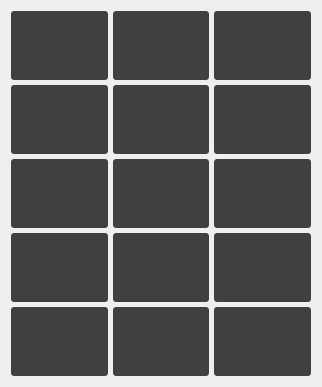
              <widget class="QWidget" name="scrollAreaWidgetContents_trans1">
               <property name="geometry">
                <rect>
                 <x>0</x>
                 <y>0</y>
                 <width>322</width>
                 <height>383</height>
                </rect>
               </property>
               <layout class="QGridLayout" name="gridLayout_trans1">
                <property name="spacing">
                 <number>5</number>
                </property>
                <item row="0" column="2">
                 <widget class="QPushButton" name="trans1_3">
                  <property name="sizePolicy">
                   <sizepolicy hsizetype="Fixed" vsizetype="Fixed">
                    <horstretch>0</horstretch>
                    <verstretch>0</verstretch>
                   </sizepolicy>
                  </property>
                  <property name="minimumSize">
                   <size>
                    <width>64</width>
                    <height>69</height>
                   </size>
                  </property>
                  <property name="maximumSize">
                   <size>
                    <width>120</width>
                    <height>90</height>
                   </size>
                  </property>
                  <property name="styleSheet">
                   <string notr="true">background-color: #404040; border-radius: 3px;</string>
                  </property>
                  <property name="text">
                   <string/>
                  </property>
                  <property name="flat">
                   <bool>true</bool>
                  </property>
                 </widget>
                </item>
                <item row="2" column="0">
                 <widget class="QPushButton" name="pushButton">
                  <property name="minimumSize">
                   <size>
                    <width>64</width>
                    <height>69</height>
                   </size>
                  </property>
                  <property name="maximumSize">
                   <size>
                    <width>120</width>
                    <height>90</height>
                   </size>
                  </property>
                  <property name="styleSheet">
                   <string notr="true">background-color: #404040; border-radius: 3px;</string>
                  </property>
                  <property name="text">
                   <string/>
                  </property>
                 </widget>
                </item>
                <item row="1" column="0">
                 <widget class="QPushButton" name="trans1_4">
                  <property name="sizePolicy">
                   <sizepolicy hsizetype="Fixed" vsizetype="Fixed">
                    <horstretch>0</horstretch>
                    <verstretch>0</verstretch>
                   </sizepolicy>
                  </property>
                  <property name="minimumSize">
                   <size>
                    <width>64</width>
                    <height>69</height>
                   </size>
                  </property>
                  <property name="maximumSize">
                   <size>
                    <width>120</width>
                    <height>90</height>
                   </size>
                  </property>
                  <property name="styleSheet">
                   <string notr="true">background-color: #404040; border-radius: 3px;</string>
                  </property>
                  <property name="text">
                   <string/>
                  </property>
                  <property name="flat">
                   <bool>true</bool>
                  </property>
                 </widget>
                </item>
                <item row="2" column="1">
                 <widget class="QPushButton" name="pushButton_2">
                  <property name="minimumSize">
                   <size>
                    <width>64</width>
                    <height>69</height>
                   </size>
                  </property>
                  <property name="maximumSize">
                   <size>
                    <width>120</width>
                    <height>90</height>
                   </size>
                  </property>
                  <property name="styleSheet">
                   <string notr="true">background-color: #404040; border-radius: 3px;</string>
                  </property>
                  <property name="text">
                   <string/>
                  </property>
                 </widget>
                </item>
                <item row="1" column="1">
                 <widget class="QPushButton" name="trans1_5">
                  <property name="sizePolicy">
                   <sizepolicy hsizetype="Fixed" vsizetype="Fixed">
                    <horstretch>0</horstretch>
                    <verstretch>0</verstretch>
                   </sizepolicy>
                  </property>
                  <property name="minimumSize">
                   <size>
                    <width>64</width>
                    <height>69</height>
                   </size>
                  </property>
                  <property name="maximumSize">
                   <size>
                    <width>120</width>
                    <height>90</height>
                   </size>
                  </property>
                  <property name="styleSheet">
                   <string notr="true">background-color: #404040; border-radius: 3px;</string>
                  </property>
                  <property name="text">
                   <string/>
                  </property>
                  <property name="flat">
                   <bool>true</bool>
                  </property>
                 </widget>
                </item>
                <item row="0" column="1">
                 <widget class="QPushButton" name="trans1_2">
                  <property name="sizePolicy">
                   <sizepolicy hsizetype="Fixed" vsizetype="Fixed">
                    <horstretch>0</horstretch>
                    <verstretch>0</verstretch>
                   </sizepolicy>
                  </property>
                  <property name="minimumSize">
                   <size>
                    <width>64</width>
                    <height>69</height>
                   </size>
                  </property>
                  <property name="maximumSize">
                   <size>
                    <width>120</width>
                    <height>90</height>
                   </size>
                  </property>
                  <property name="styleSheet">
                   <string notr="true">background-color: #404040; border-radius: 3px;</string>
                  </property>
                  <property name="text">
                   <string/>
                  </property>
                  <property name="flat">
                   <bool>true</bool>
                  </property>
                 </widget>
                </item>
                <item row="3" column="1">
                 <widget class="QPushButton" name="pushButton_5">
                  <property name="minimumSize">
                   <size>
                    <width>64</width>
                    <height>69</height>
                   </size>
                  </property>
                  <property name="maximumSize">
                   <size>
                    <width>120</width>
                    <height>90</height>
                   </size>
                  </property>
                  <property name="styleSheet">
                   <string notr="true">background-color: #404040; border-radius: 3px;</string>
                  </property>
                  <property name="text">
                   <string/>
                  </property>
                 </widget>
                </item>
                <item row="2" column="2">
                 <widget class="QPushButton" name="pushButton_3">
                  <property name="minimumSize">
                   <size>
                    <width>64</width>
                    <height>69</height>
                   </size>
                  </property>
                  <property name="maximumSize">
                   <size>
                    <width>120</width>
                    <height>90</height>
                   </size>
                  </property>
                  <property name="styleSheet">
                   <string notr="true">background-color: #404040; border-radius: 3px;</string>
                  </property>
                  <property name="text">
                   <string/>
                  </property>
                 </widget>
                </item>
                <item row="3" column="0">
                 <widget class="QPushButton" name="pushButton_4">
                  <property name="minimumSize">
                   <size>
                    <width>64</width>
                    <height>69</height>
                   </size>
                  </property>
                  <property name="maximumSize">
                   <size>
                    <width>120</width>
                    <height>90</height>
                   </size>
                  </property>
                  <property name="styleSheet">
                   <string notr="true">background-color: #404040; border-radius: 3px;</string>
                  </property>
                  <property name="text">
                   <string/>
                  </property>
                 </widget>
                </item>
                <item row="3" column="2">
                 <widget class="QPushButton" name="pushButton_6">
                  <property name="minimumSize">
                   <size>
                    <width>64</width>
                    <height>69</height>
                   </size>
                  </property>
                  <property name="maximumSize">
                   <size>
                    <width>120</width>
                    <height>90</height>
                   </size>
                  </property>
                  <property name="styleSheet">
                   <string notr="true">background-color: #404040; border-radius: 3px;</string>
                  </property>
                  <property name="text">
                   <string/>
                  </property>
                 </widget>
                </item>
                <item row="0" column="0">
                 <widget class="QPushButton" name="trans1_1">
                  <property name="sizePolicy">
                   <sizepolicy hsizetype="Fixed" vsizetype="Fixed">
                    <horstretch>0</horstretch>
                    <verstretch>0</verstretch>
                   </sizepolicy>
                  </property>
                  <property name="minimumSize">
                   <size>
                    <width>64</width>
                    <height>69</height>
                   </size>
                  </property>
                  <property name="maximumSize">
                   <size>
                    <width>120</width>
                    <height>90</height>
                   </size>
                  </property>
                  <property name="styleSheet">
                   <string notr="true">background-color: #404040; border-radius: 3px;</string>
                  </property>
                  <property name="text">
                   <string/>
                  </property>
                  <property name="flat">
                   <bool>true</bool>
                  </property>
                 </widget>
                </item>
                <item row="4" column="1">
                 <widget class="QPushButton" name="pushButton_8">
                  <property name="minimumSize">
                   <size>
                    <width>64</width>
                    <height>69</height>
                   </size>
                  </property>
                  <property name="maximumSize">
                   <size>
                    <width>120</width>
                    <height>90</height>
                   </size>
                  </property>
                  <property name="styleSheet">
                   <string>background-color: #404040; border-radius: 3px;</string>
                  </property>
                  <property name="text">
                   <string/>
                  </property>
                 </widget>
                </item>
                <item row="1" column="2">
                 <widget class="QPushButton" name="trans1_6">
                  <property name="sizePolicy">
                   <sizepolicy hsizetype="Fixed" vsizetype="Fixed">
                    <horstretch>0</horstretch>
                    <verstretch>0</verstretch>
                   </sizepolicy>
                  </property>
                  <property name="minimumSize">
                   <size>
                    <width>64</width>
                    <height>69</height>
                   </size>
                  </property>
                  <property name="maximumSize">
                   <size>
                    <width>120</width>
                    <height>90</height>
                   </size>
                  </property>
                  <property name="styleSheet">
                   <string notr="true">background-color: #404040; border-radius: 3px;</string>
                  </property>
                  <property name="text">
                   <string/>
                  </property>
                  <property name="flat">
                   <bool>true</bool>
                  </property>
                 </widget>
                </item>
                <item row="4" column="0">
                 <widget class="QPushButton" name="pushButton_7">
                  <property name="minimumSize">
                   <size>
                    <width>64</width>
                    <height>69</height>
                   </size>
                  </property>
                  <property name="maximumSize">
                   <size>
                    <width>120</width>
                    <height>90</height>
                   </size>
                  </property>
                  <property name="styleSheet">
                   <string>background-color: #404040; border-radius: 3px;</string>
                  </property>
                  <property name="text">
                   <string/>
                  </property>
                 </widget>
                </item>
                <item row="4" column="2">
                 <widget class="QPushButton" name="pushButton_9">
                  <property name="minimumSize">
                   <size>
                    <width>64</width>
                    <height>69</height>
                   </size>
                  </property>
                  <property name="maximumSize">
                   <size>
                    <width>120</width>
                    <height>90</height>
                   </size>
                  </property>
                  <property name="styleSheet">
                   <string>background-color: #404040; border-radius: 3px;</string>
                  </property>
                  <property name="text">
                   <string/>
                  </property>
                 </widget>
                </item>
               </layout>
              </widget>
